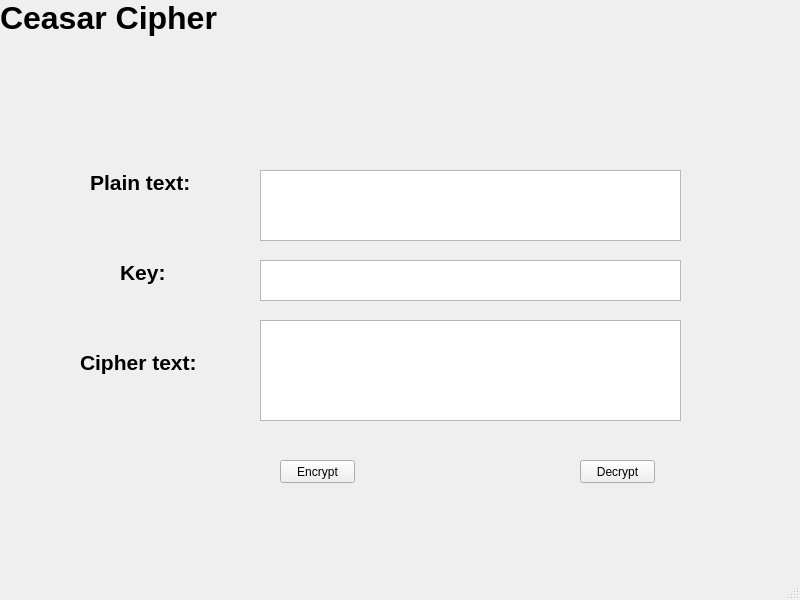
<?xml version="1.0" encoding="UTF-8"?>
<ui version="4.0">
 <class>MainWindow</class>
 <widget class="QMainWindow" name="MainWindow">
  <property name="geometry">
   <rect>
    <x>0</x>
    <y>0</y>
    <width>800</width>
    <height>600</height>
   </rect>
  </property>
  <property name="windowTitle">
   <string>MainWindow</string>
  </property>
  <widget class="QWidget" name="centralwidget">
   <widget class="QLabel" name="label">
    <property name="font">
     <font>
      <pointsize>24</pointsize>
      <weight>75</weight>
      <bold>true</bold>
     </font>
    </property>
    <property name="text">
     <string>Ceasar Cipher</string>
    </property>
   </widget>
   <widget class="QLabel" name="label_2">
    <property name="geometry">
     <rect>
      <x>90</x>
      <y>170</y>
      <width>109</width>
      <height>25</height>
     </rect>
    </property>
    <property name="font">
     <font>
      <pointsize>16</pointsize>
      <weight>75</weight>
      <bold>true</bold>
     </font>
    </property>
    <property name="toolTipDuration">
     <number>-1</number>
    </property>
    <property name="text">
     <string>Plain text:</string>
    </property>
   </widget>
   <widget class="QLabel" name="label_3">
    <property name="geometry">
     <rect>
      <x>120</x>
      <y>260</y>
      <width>47</width>
      <height>25</height>
     </rect>
    </property>
    <property name="font">
     <font>
      <pointsize>16</pointsize>
      <weight>75</weight>
      <bold>true</bold>
     </font>
    </property>
    <property name="toolTipDuration">
     <number>-1</number>
    </property>
    <property name="text">
     <string>Key:</string>
    </property>
   </widget>
   <widget class="QTextEdit" name="textEdit">
    <property name="geometry">
     <rect>
      <x>260</x>
      <y>170</y>
      <width>421</width>
      <height>71</height>
     </rect>
    </property>
   </widget>
   <widget class="QTextEdit" name="textEdit_2">
    <property name="geometry">
     <rect>
      <x>260</x>
      <y>260</y>
      <width>421</width>
      <height>41</height>
     </rect>
    </property>
   </widget>
   <widget class="QTextEdit" name="textEdit_3">
    <property name="geometry">
     <rect>
      <x>260</x>
      <y>320</y>
      <width>421</width>
      <height>101</height>
     </rect>
    </property>
   </widget>
   <widget class="QPushButton" name="pushButton">
    <property name="geometry">
     <rect>
      <x>280</x>
      <y>460</y>
      <width>75</width>
      <height>23</height>
     </rect>
    </property>
    <property name="text">
     <string>Encrypt</string>
    </property>
   </widget>
   <widget class="QPushButton" name="pushButton_2">
    <property name="geometry">
     <rect>
      <x>580</x>
      <y>460</y>
      <width>75</width>
      <height>23</height>
     </rect>
    </property>
    <property name="text">
     <string>Decrypt</string>
    </property>
   </widget>
   <widget class="QLabel" name="label_4">
    <property name="geometry">
     <rect>
      <x>80</x>
      <y>350</y>
      <width>124</width>
      <height>25</height>
     </rect>
    </property>
    <property name="font">
     <font>
      <pointsize>16</pointsize>
      <weight>75</weight>
      <bold>true</bold>
     </font>
    </property>
    <property name="toolTipDuration">
     <number>-1</number>
    </property>
    <property name="text">
     <string>Cipher text:</string>
    </property>
   </widget>
  </widget>
  <widget class="QMenuBar" name="menubar">
   <property name="geometry">
    <rect>
     <x>0</x>
     <y>0</y>
     <width>800</width>
     <height>21</height>
    </rect>
   </property>
  </widget>
  <widget class="QStatusBar" name="statusbar"/>
 </widget>
 <resources/>
 <connections/>
</ui>
